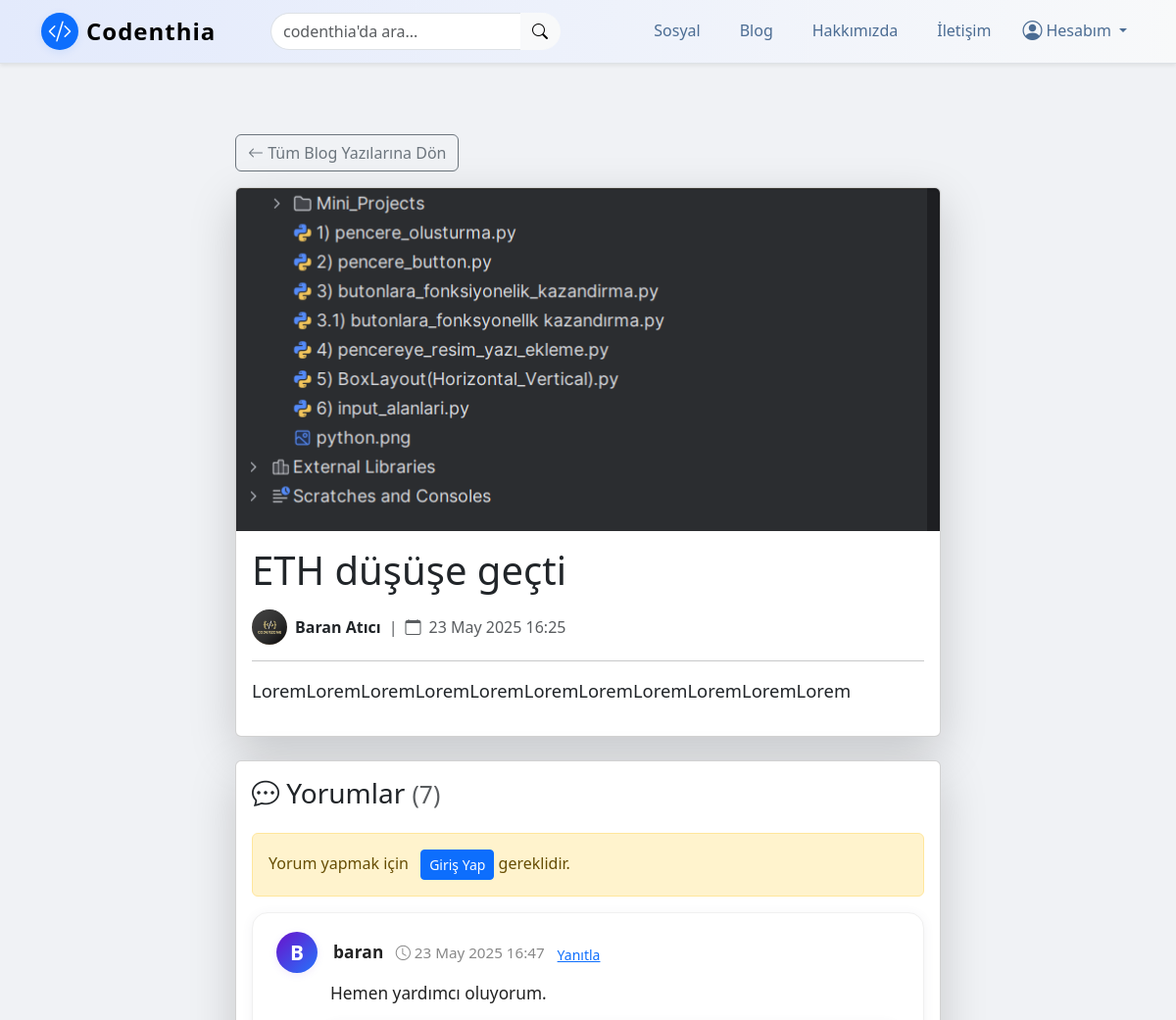
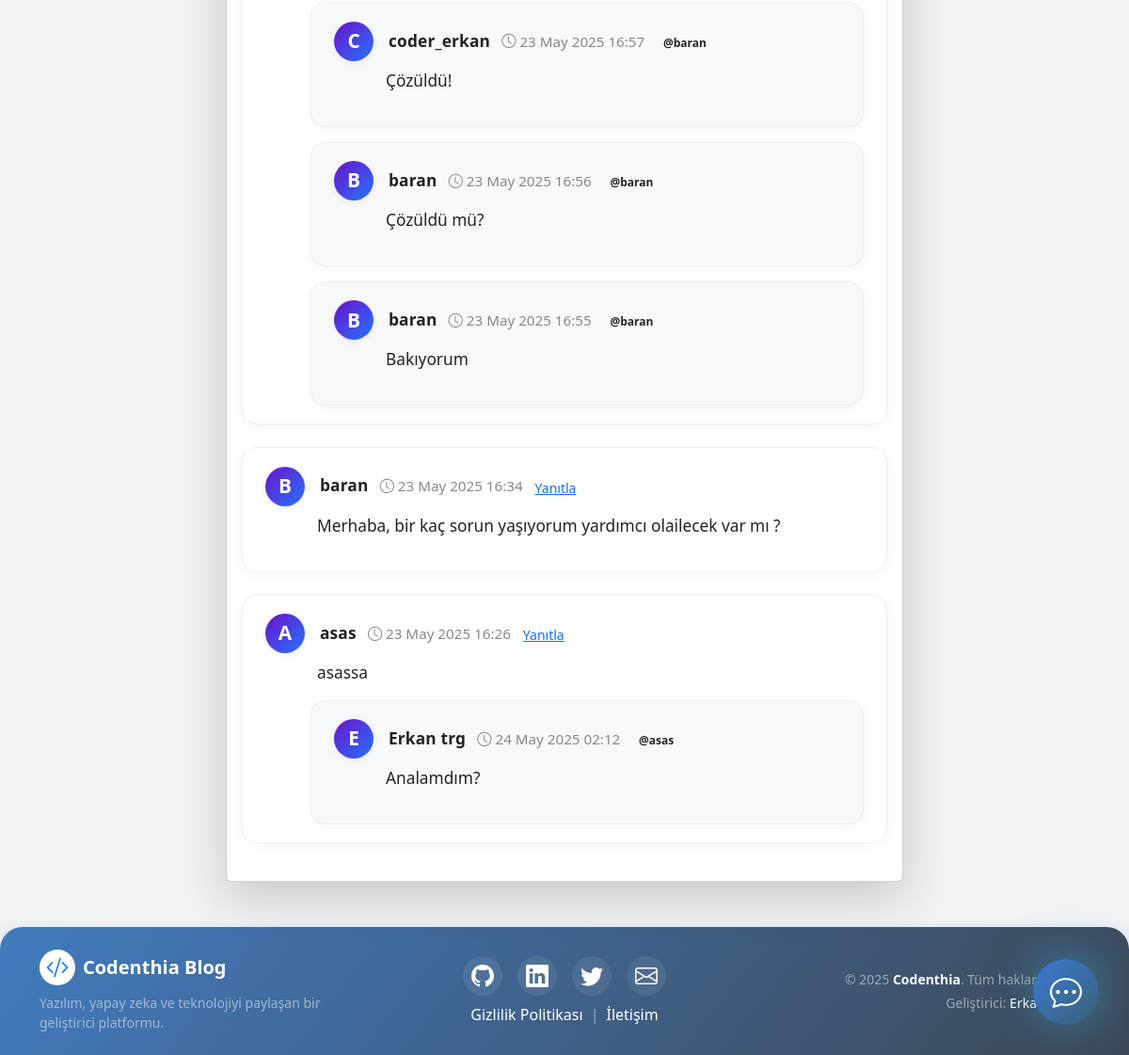
Page /articles/detail/17/ on the committed database (2 pictures, top to bottom).
### article/models.py (models this page shows, shortened)
class Article(models.Model):
    author = models.ForeignKey("auth.User", on_delete=models.CASCADE , verbose_name="Yazar")  # Bu alan, yazının yazarını (kullanıcıyı) temsil eder ve yazar silindiğinde yazıları da silinir
    title = models.CharField(max_length=50, verbose_name="Başlık") # Bu alan, yazının başlığını temsil eder ve maksimum 50 karakterlik bir metin alır
    content = RichTextField(verbose_name="İçerik") # Bu alan, yazının içeriğini temsil eder ve metin içerikleri için kullanılır
    created_date = models.DateTimeField(auto_now_add=True , verbose_name="Oluşturulma Tarihi") # Bu alan, yazının oluşturulma tarihini otomatik olarak ekler
    image = models.ImageField(upload_to='article_images/', null=True, blank=True)  # <-- yeni alan
    category = models.ForeignKey('Category', on_delete=models.SET_NULL, null=True, blank=True, related_name="articles", verbose_name="Kategori")
    tags = models.ManyToManyField('Tag', blank=True, related_name="articles", verbose_name="Etiketler")
    class Meta:
        ordering = ['-created_date'] # Bu kod, yazıları tarihe göre sıralar

class Comment(models.Model):
    article = models.ForeignKey(Article, on_delete=models.CASCADE, verbose_name="Makale", related_name="comments")
    comment_author = models.CharField(max_length=50, verbose_name="İsim")
    comment_content = models.TextField(max_length=200, verbose_name="Yorum")
    comment_date = models.DateTimeField(auto_now_add=True)
    parent = models.ForeignKey('self', null=True, blank=True, on_delete=models.CASCADE, related_name='replies', verbose_name="Yanıtlanan Yorum")
    reply_to = models.CharField(max_length=50, null=True, blank=True, verbose_name="Yanıtlanan Kullanıcı")
    class Meta:
        ordering = ['-comment_date'] # Bu kod, yorumları tarihe göre sıralar

### user/models.py (models this page shows, shortened)
class Profile(models.Model):
    user = models.OneToOneField(User, on_delete=models.CASCADE )
    github = models.URLField(max_length=200, blank=True, null=True)
    image = models.ImageField(upload_to='profile_images/', null=True, blank=True, verbose_name='Profil Fotoğrafı')
    bio = models.TextField(max_length=300, blank=True, null=True, verbose_name='Biyografi')

### article/views.py (the view)
# urls.py: path('detail/<int:id>', views.detail, name ="detail"), # Bu kod, makaleler sayfasınının detayını temsil eder ve detail fonksiyonunu çağırır
def detail(request, id):
    article = get_object_or_404(Article, id=id)
    comments = article.comments.all() # Bu kod, makaleye ait tüm yorumları alır
    if request.method == "POST":
        comment_form = CommentForm(request.POST) # Bu kod, yorum formunu alır
        if comment_form.is_valid(): # Bu kod, formun geçerli olup olmadığını kontrol eder
            comment = comment_form.save(commit=False) # Bu kod, yorumu oluşturur
            comment.article = article # Bu kod, yorumun makalesini belirler
            comment.save() # Bu kod, yorumu kaydeder
            messages.success(request, "Yorumunuz başarıyla eklendi.")
            return redirect("article:detail", id=id )
    else:
        comment_form = CommentForm()
    context = {
        'article': article,
        'comments': comments, # Bu kod, makaleye ait tüm yorumları alır
        'comment_form': comment_form,
    }
    return render(request, 'detail.html', context)

### article/forms.py
class CommentForm(forms.ModelForm):
    parent = forms.IntegerField(widget=forms.HiddenInput(), required=False)
    reply_to = forms.CharField(widget=forms.HiddenInput(), required=False)
    class Meta:
        model = Comment
        fields = ['comment_content']
        labels = {
            'comment_content': 'Yorum',
        }
        widgets = {
            'comment_content': forms.Textarea(attrs={'class': 'form-control', 'rows': 3}),
        }

### templates/detail.html (shortened to what this page needs)
{% extends "layout.html" %} {% load static %} {% block body %}
<article class="container my-5">
    <div class="row justify-content-center">
        <div class="col-md-10 col-lg-8">
            <a href="{% url 'article:articles' %}" class="btn btn-outline-secondary mb-3">
                <i class="bi bi-arrow-left"></i> Tüm Blog Yazılarına Dön
            </a>
            <div class="card shadow-lg">
                {% if article.image %}
                <img src="{{ article.image.url }}" class="card-img-top" alt="{{ article.title }}" style="object-fit:cover; max-height:350px;"> {% else %}
                <img src="{% static 'codenthiaRevize.png' %}" class="card-img-top" alt="{{ article.title }}" style="object-fit:cover; max-height:350px;"> {% endif %}
                <div class="card-body">
                    <h1 class="card-title mb-3">{{ article.title | safe }}</h1>
                    <div class="mb-3 text-muted d-flex align-items-center gap-2">
                        <a href="{% url 'user:public_profile' article.author.username %}" class="d-flex align-items-center text-decoration-none text-dark">
                            {% if article.author.profile.image %}
                                <img src="{{ article.author.profile.image.url }}" alt="{{ article.author.username }}" class="rounded-circle me-2" style="width:36px; height:36px; object-fit:cover;">
                            {% else %}
                                <div class="rounded-circle bg-primary d-flex align-items-center justify-content-center me-2" style="width:36px; height:36px;">
                                    <span class="text-white fw-bold">{{ article.author.username|first|upper }}</span>
                                </div>
                            {% endif %}
                            <span class="fw-semibold">{{ article.author.get_full_name|default:article.author.username }}</span>
                        </a>
                        <span>|</span>
                        <i class="bi bi-calendar"></i> {{ article.created_date|date:"d M Y H:i" }}
                    </div>
                    <hr>
                    <div class="card-text" style="font-size:1.15rem;">
                        {{ article.content|safe|linebreaks }}
                    </div>
                </div>
            </div>
            <div class="card shadow-lg mt-4">
                <div class="card-body">
                    <h3 class="card-title mb-4">
                        <i class="bi bi-chat-dots"></i> Yorumlar
                        <small class="text-muted">({{ comments.count }})</small>
                    </h3>
                    {% if request.user.is_authenticated %}
                    <form method="post" class="mb-4" action="{% url 'article:comment' article.id %}">
                        {% csrf_token %}
                        <input type="hidden" name="parent" id="parent_id" value="">
                        <input type="hidden" name="reply_to" id="reply_to" value="">
                        <div class="mb-3">
                            {{ comment_form.comment_content.label_tag }} {{ comment_form.comment_content }}
                        </div>
                        <button type="submit" class="btn btn-primary">
                                <i class="bi bi-send"></i> Yorum Yap
                            </button>
                    </form>
                    {% else %}
                    <div class="alert alert-warning mt-3">
                        Yorum yapmak için <a href="/user/login/?next={{ request.path }}" class="btn btn-sm btn-primary ms-2">Giriş Yap</a> gereklidir.
                    </div>
                    {% endif %}
                    {% if comments %} {% for comment in comments %} {% if not comment.parent %}
                    <div class="comment-card mb-4">
                        <div class="d-flex align-items-center mb-2">
                            <div class="comment-avatar me-3">
                                <span>
                                            {% if comment.comment_author %}
                                                {{ comment.comment_author|first|upper }}
                                            {% else %}
                                                <i class="bi bi-person"></i>
                                            {% endif %}
                                        </span>
                            </div>
                            <div class="flex-grow-1">
                                <span class="comment-author">{{ comment.comment_author }}</span>
                                <span class="comment-date ms-2">
                                            <i class="bi bi-clock"></i> {{ comment.comment_date|date:"d M Y H:i" }}
                                        </span>
                                <button type="button" class="btn btn-link btn-sm text-primary p-0 ms-2" onclick="setReply('{{ comment.id }}', '{{ comment.comment_author|escapejs }}')">Yanıtla</button>
                            </div>
                        </div>
                        <div class="comment-content">
                            {{ comment.comment_content|linebreaks }}
                        </div>
                        {% for reply in comment.replies.all %}
                        <div class="comment-card mt-3 ms-5" style="background:#f8f9fa;">
                            <div class="d-flex align-items-center mb-2">
                                <div class="comment-avatar me-3">
                                    <span>
                                                {% if reply.comment_author %}
                                                    {{ reply.comment_author|first|upper }}
                                                {% else %}
                                                    <i class="bi bi-person"></i>
                                                {% endif %}
                                            </span>
                                </div>
                                <div class="flex-grow-1">
                                    <span class="comment-author">{{ reply.comment_author }}</span>
                                    <span class="comment-date ms-2">
                                                <i class="bi bi-clock"></i> {{ reply.comment_date|date:"d M Y H:i" }}
                                            </span>
                                    <span class="badge bg-light text-dark ms-2">@{{ reply.reply_to }}</span>
                                </div>
                            </div>
                            <div class="comment-content">
                                {{ reply.comment_content|linebreaks }}
                            </div>
                        </div>
                        {% endfor %}
                    </div>
                    {% endif %} {% endfor %} {% else %}
                    <div class="text-center py-4">
                        <i class="bi bi-chat-square-text display-4 text-muted mb-3"></i>
                        <p class="text-muted mb-0">Henüz yorum yapılmamış. İlk yorumu siz yapın!</p>
                    </div>
                    {% endif %}
                </div>
            </div>
        </div>
    </div>
</article>
{% endblock %}

### templates/detail.html (style rules this page uses)
.comment-card { background: #fff; border-radius: 16px; box-shadow: 0 2px 12px rgba(80, 80, 120, 0.07); padding: 1.2rem 1.5rem; transition: box-shadow 0.2s; border: 1px solid #f0f0f0; }
.comment-avatar { width: 42px; height: 42px; background: linear-gradient(135deg, #6a11cb 0%, #2575fc 100%); color: #fff; font-weight: 600; font-size: 1.3rem; border-radius: 50%; display: flex; align-items: center; justify-content: center; box-shadow: 0 2px 8px rgba(106, 17, 203, 0.08); }
.comment-author { font-weight: 600; font-size: 1.08rem; color: #222; letter-spacing: 0.01em; }
.comment-date { font-size: 0.95rem; color: #888; font-weight: 400; }
.comment-content { margin-left: 55px; margin-top: 0.2rem; font-size: 1.08rem; color: #222; word-break: break-word; }

### rows in the picture
Article: image (picture), title "ETH düşüşe geçti", author.profile.image (picture), author.get_full_name "Baran Atıcı", created_date "23 May 2025 16:25", content "LoremLoremLoremLoremLoremLoremLoremLoremLoremLoremLorem", count "7"
Comment: comment_author|first "B", comment_author "baran", comment_date "23 May 2025 16:47", comment_content "Hemen yardımcı oluyorum."
Comment: comment_author|first "C", comment_author "coder_erkan", comment_date "23 May 2025 16:57", reply_to "baran", comment_content "Çözüldü!"
Comment: comment_author|first "B", comment_author "baran", comment_date "23 May 2025 16:56", reply_to "baran", comment_content "Çözüldü mü?"
Comment: comment_author|first "B", comment_author "baran", comment_date "23 May 2025 16:55", reply_to "baran", comment_content "Bakıyorum"
Comment: comment_author|first "B", comment_author "baran", comment_date "23 May 2025 16:34", comment_content "Merhaba, bir kaç sorun yaşıyorum yardımcı olailecek var mı ?"
Comment: comment_author|first "A", comment_author "asas", comment_date "23 May 2025 16:26", comment_content "asassa"
Comment: comment_author|first "E", comment_author "Erkan trg", comment_date "24 May 2025 02:12", reply_to "asas", comment_content "Analamdım?"
